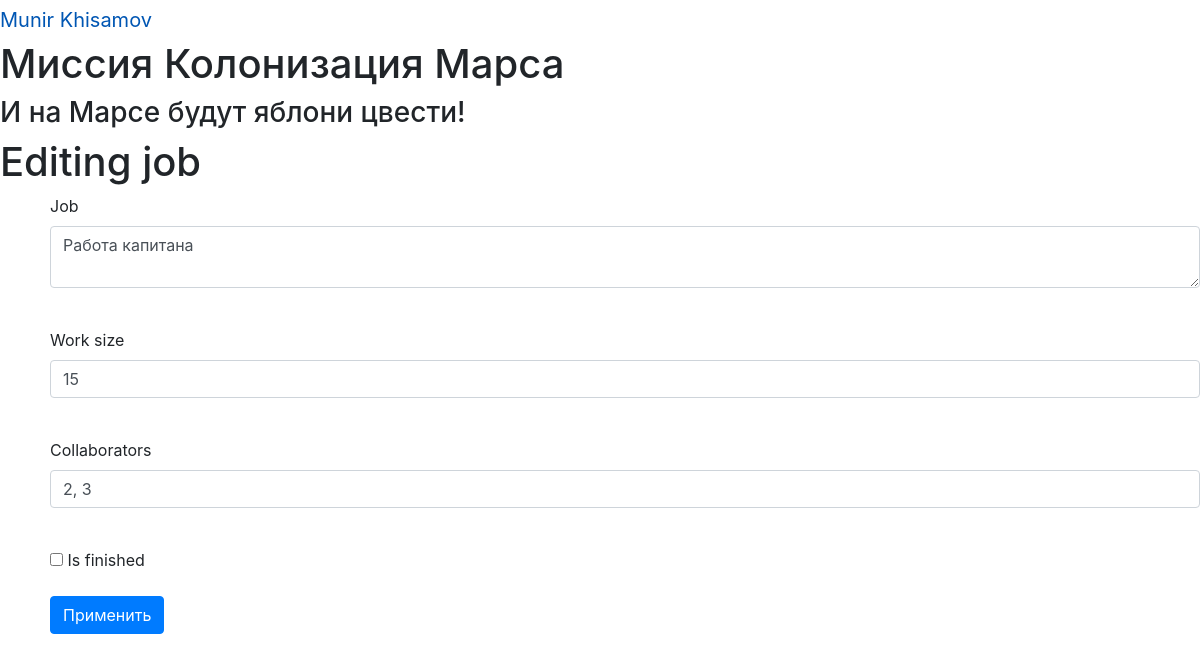
/jobs/1 (signed in), run on the app's committed database.
### data/users.py (models this page shows, shortened)
class User(SqlAlchemyBase, UserMixin):
    __tablename__ = 'users'
    id = sqlalchemy.Column(sqlalchemy.Integer,
                           primary_key=True, autoincrement=True)
    surname = sqlalchemy.Column(sqlalchemy.String, nullable=True)
    name = sqlalchemy.Column(sqlalchemy.String, nullable=True)
    age = sqlalchemy.Column(sqlalchemy.Integer, nullable=True)
    position = sqlalchemy.Column(sqlalchemy.String, nullable=True)
    speciality = sqlalchemy.Column(sqlalchemy.String, nullable=True)
    address = sqlalchemy.Column(sqlalchemy.String, nullable=True)
    email = sqlalchemy.Column(sqlalchemy.String,
                              index=True, unique=True, nullable=True)
    jobs = orm.relation('Jobs')
    hashed_password = sqlalchemy.Column(sqlalchemy.String, nullable=True)
    modified_date = sqlalchemy.Column(sqlalchemy.DateTime,
                                      default=datetime.datetime.now)

### data/jobs.py (models this page shows, shortened)
class Jobs(SqlAlchemyBase):
    __tablename__ = 'jobs'
    id = sqlalchemy.Column(sqlalchemy.Integer,
                           primary_key=True, autoincrement=True)
    team_leader = sqlalchemy.Column(sqlalchemy.Integer,
                                    sqlalchemy.ForeignKey("users.id"))
    job = sqlalchemy.Column(sqlalchemy.String, nullable=True)
    work_size = sqlalchemy.Column(sqlalchemy.Integer, nullable=True)
    collaborators = sqlalchemy.Column(sqlalchemy.String, nullable=True)
    start_date = sqlalchemy.Column(sqlalchemy.DateTime, default=datetime.datetime.now)
    end_date = sqlalchemy.Column(sqlalchemy.DateTime)
    is_finished = sqlalchemy.Column(sqlalchemy.Boolean)
    user = orm.relation('User')

### main.py (the view, shortened to what this page needs)
@app.route('/jobs/<int:id>', methods=['GET', 'POST'])
@login_required
def edit_jobs(id):
    form = JobsForm()
    if request.method == "GET":
        session = db_session.create_session()
        jobs = session.query(Jobs).filter(Jobs.id == id).first()
        if jobs:
            form.job.data = jobs.job
            form.work_size.data = jobs.work_size
            form.collaborators.data = jobs.collaborators
            form.is_finished.data = jobs.is_finished
        else:
            abort(404)
    return render_template('jobs.html', title='Editing job', form=form)

### main.py
class JobsForm(FlaskForm):
    job = TextAreaField("Job", validators=[DataRequired()])
    work_size = StringField("Work size", validators=[DataRequired()])
    collaborators = StringField("Collaborators", validators=[DataRequired()])
    is_finished = BooleanField("Is finished")
    submit = SubmitField('Применить')

### data/db_session.py (called while the page is built)
def create_session() -> Session:
    global __factory
    return __factory()

### main.py (called while the page is built)
@login_manager.user_loader
def load_user(user_id):
    session = db_session.create_session()
    return session.query(User).get(user_id)

### templates/jobs.html (shortened to what this page needs)
{% extends "base.html" %}
{% block content %}
<h1>{{ title }}</h1>
<form class="login_form" action="" method="post">
    <p>
        {{ form.job.label }}<br>
        {{ form.job(class="form-control") }}<br>
    </p>
    <p>
        {{ form.work_size.label }}<br>
        {{ form.work_size(class="form-control") }}<br>
    </p>
    <p>
        {{ form.collaborators.label }}<br>
        {{ form.collaborators(class="form-control") }}<br>
    </p>
    <p>{{ form.is_finished() }} {{ form.is_finished.label }}</p>
    <p>{{ form.submit(type="submit", class="btn btn-primary") }}</p>
</form>
{% endblock %}

### templates/base.html (shortened to what this page needs)
<!DOCTYPE html>
<html lang="en">
<head>
    <link rel="stylesheet" href="static/css/style_new_2.css" />
    <link rel="stylesheet"
        href="https://stackpath.bootstrapcdn.com/bootstrap/4.4.1/css/bootstrap.min.css"
>
</head>
<body>
    {% if current_user.is_authenticated %}
        <a class="navbar-brand" href="/logout">{{ current_user.name }} {{ current_user.surname }}</a>
    {% else %}
        <p>
            <a class="btn btn-primary " href="/register">Зарегистрироваться</a>
            <a class="btn btn-success" href="/login">Войти</a>
        </p>
    {% endif %}
    <h1>Миссия Колонизация Марса</h1>
    <h3>И на Марсе будут яблони цвести!</h3>
    {% block content %}
    {% endblock %}
</body>
</html>

### static/css/style_new_2.css (style rules this page uses)
form.login_form { margin-left: 50px; }

### data on the page
User: name "Munir", surname "Khisamov"
Jobs: job "Работа капитана", work_size "15", collaborators "2, 3"

### other printed values
{{ title }} "Editing job"
